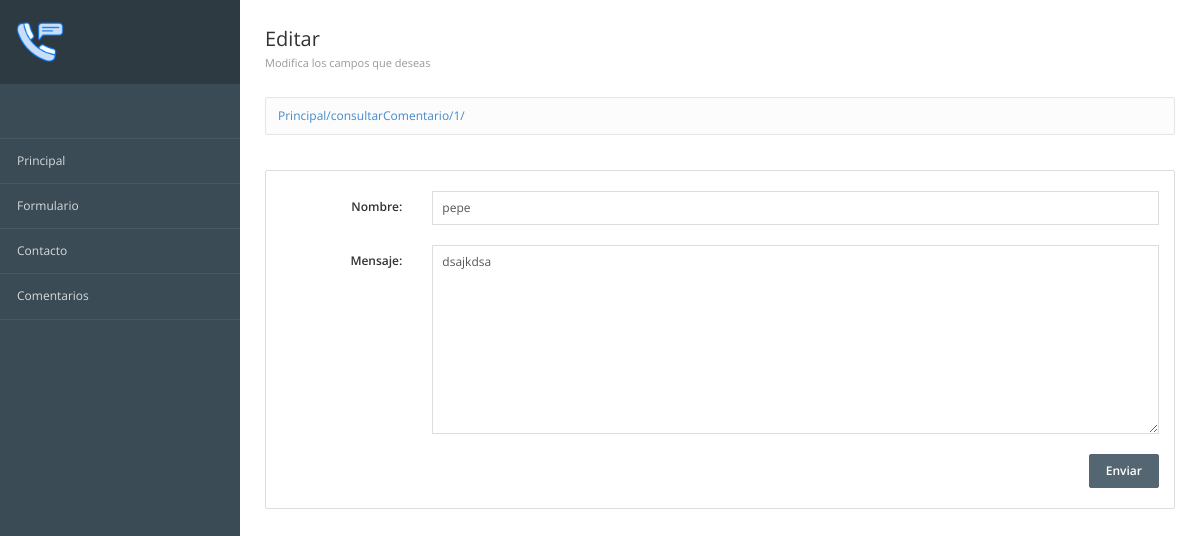
The page /consultarComentario/1/ on the database as committed earlier.
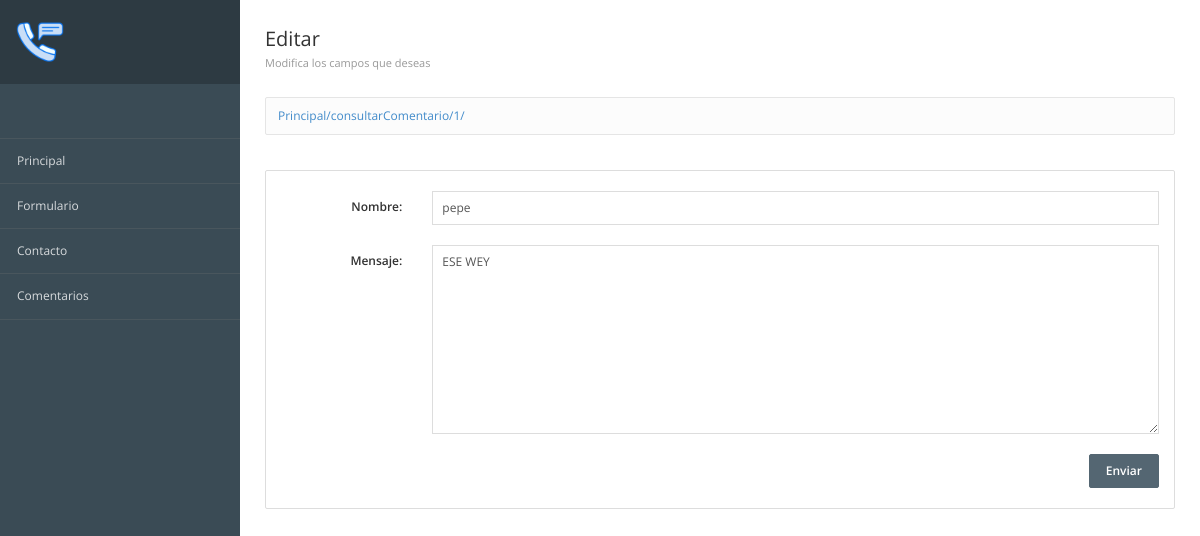
The same page on the database as committed later.
### registros/models.py (models this page shows, shortened)
class ComentarioContacto(models.Model):
    id = models.AutoField(primary_key=True,verbose_name="Clave")
    usuario = models.TextField(verbose_name="Usuario")
    mensaje = models.TextField(verbose_name="Comentario")
    created =models.DateTimeField(auto_now_add=True,verbose_name="Registrado")
    class Meta:
        verbose_name = "Comentario Contacto"
        verbose_name_plural = "Comentarios Contactos"
        ordering = ["-created"]

### registros/views.py (the view)
# urls.py: path('consultarComentario/<int:id>/', registros_views.consultarCometarioIndividual, name="Consulta individual"),
def consultarCometarioIndividual(request, id):
    comentario = ComentarioContacto.objects.get(id=id)
    return render(request,"registros/formEditComentario.html", {'comentario': comentario})

### registros/templates/registros/formEditComentario.html (shortened to what this page needs)
{% extends "inicio/encabezado.html" %}
{% block imagen%}
    {% load static %}
    {% static 'inicio/images/contato.png' %}
{% endblock %}
{% block contenidoEncabezado %}
    <div class="page-header">
        <div class="page-title">
            <h3>Editar
                <small>Modifica los campos que deseas</small> </h3>
        </div>
    </div>
{% endblock %}
{% block contenidoBody %}
<form
  class="form-horizontal"
  action="{% url 'Editar' comentario.id%}"
  method="POST"
  role="form"
>
  <div class="panel panel-default">
    <div class="panel-body">
      <div class="form-group">
        <label class="col-sm-2 control-label text-right">Nombre:</label>
        <div class="col-sm-10">
          <input name="usuario" type="text" class="form-control" value='{{comentario.usuario}}'/>
        </div>
      </div>
      <div class="form-group">
        <label class="col-sm-2 control-label text-right">Mensaje:</label>
        <div class="col-sm-10">
          <textarea name="mensaje" cols="50" rows="10" class="form-control">{{comentario.mensaje}}</textarea>
        </div>
      </div>
      <div class="form-actions text-right">
        <input type="submit" value="Enviar" class="btn btn-primary" />
      </div>
    </div>
  </div>
</form>
{% endblock %}

Rows that differ between the two databases and show on the page:
changed ComentarioContacto "pepe": mensaje "dsajkdsa" → "ESE WEY"
